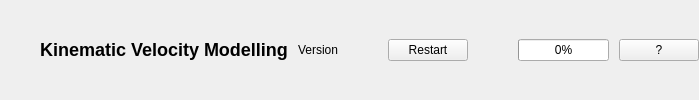
    <widget class="QFrame" name="frame_2">
     <property name="enabled">
      <bool>true</bool>
     </property>
     <property name="frameShape">
      <enum>QFrame::NoFrame</enum>
     </property>
     <property name="frameShadow">
      <enum>QFrame::Raised</enum>
     </property>
     <layout class="QHBoxLayout" name="horizontalLayout">
      <property name="spacing">
       <number>10</number>
      </property>
      <property name="leftMargin">
       <number>0</number>
      </property>
      <property name="topMargin">
       <number>0</number>
      </property>
      <property name="rightMargin">
       <number>0</number>
      </property>
      <property name="bottomMargin">
       <number>0</number>
      </property>
      <item>
       <spacer name="horizontalSpacer_2">
        <property name="orientation">
         <enum>Qt::Horizontal</enum>
        </property>
        <property name="sizeHint" stdset="0">
         <size>
          <width>40</width>
          <height>20</height>
         </size>
        </property>
       </spacer>
      </item>
      <item>
       <widget class="QLabel" name="label">
        <property name="text">
         <string>&lt;html&gt;&lt;head/&gt;&lt;body&gt;&lt;h2 align=&quot;center&quot; style=&quot; margin-top:18px; margin-bottom:12px; margin-left:0px; margin-right:0px; -qt-block-indent:0; text-indent:0px;&quot;&gt;&lt;span style=&quot; font-family:'Verdana','sans-serif'; font-size:12pt; font-weight:600; color:#000000;&quot;&gt;Kinematic Velocity Modelling&lt;/span&gt;&lt;/h2&gt;&lt;/body&gt;&lt;/html&gt;</string>
        </property>
       </widget>
      </item>
      <item>
       <widget class="QLabel" name="lb_ver">
        <property name="text">
         <string>Version</string>
        </property>
       </widget>
      </item>
      <item>
       <spacer name="horizontalSpacer">
        <property name="orientation">
         <enum>Qt::Horizontal</enum>
        </property>
        <property name="sizeHint" stdset="0">
         <size>
          <width>40</width>
          <height>20</height>
         </size>
        </property>
       </spacer>
      </item>
      <item>
       <widget class="QPushButton" name="Bt1">
        <property name="text">
         <string>Restart</string>
        </property>
        <property name="autoDefault">
         <bool>false</bool>
        </property>
       </widget>
      </item>
      <item>
       <spacer name="horizontalSpacer_3">
        <property name="orientation">
         <enum>Qt::Horizontal</enum>
        </property>
        <property name="sizeHint" stdset="0">
         <size>
          <width>40</width>
          <height>20</height>
         </size>
        </property>
       </spacer>
      </item>
      <item>
       <widget class="QProgressBar" name="progressBar">
        <property name="value">
         <number>0</number>
        </property>
       </widget>
      </item>
      <item>
       <widget class="QPushButton" name="bt_help">
        <property name="styleSheet">
         <string notr="true">QPushButton:hover {
    background-color: rgba(255, 255, 255, 50); /* Fondo traslúcido ligero */
    border-radius: 1px;
}</string>
        </property>
        <property name="text">
         <string>?</string>
        </property>
        <property name="icon">
         <iconset>
          <normaloff>../../../../../../../../../.designer/backup/help/help.png</normaloff>
          <normalon>../../../../../../../../../.designer/backup/help/help.png</normalon>
          <activeon>../../../../../../../../../.designer/backup/help/help.png</activeon>../../../../../../../../../.designer/backup/help/help.png</iconset>
        </property>
       </widget>
      </item>
     </layout>
    </widget>
